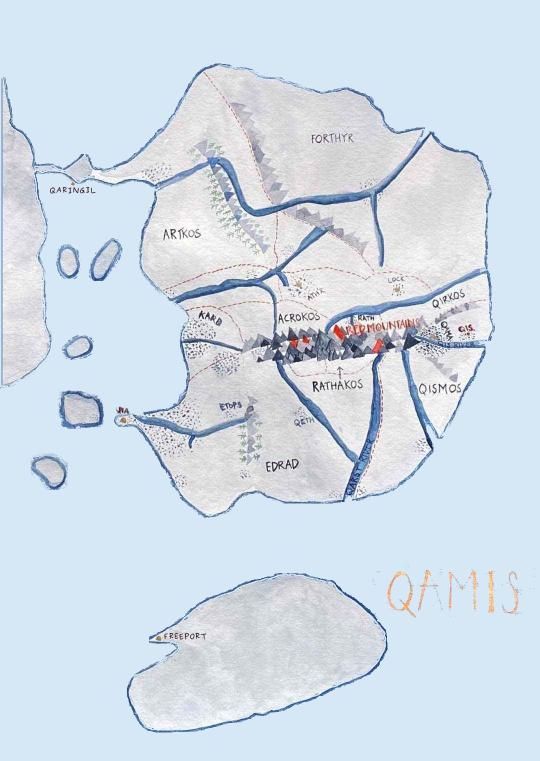
#> input picture docket/map-nice-marked-flat.jpeg, 1080 x 1521 px (shown at 1/2 size)
$ python flatten_sea.py ../map-nice-marked-flat.jpeg ../map-nice-marked.jpeg ../map-nice-marked.jpeg
#> lines starting #> are read from the running program, lines starting #| are printed output that depends on the picture; after the words box and inside, x2 and y2 are one past the last pixel; in counts of white or black regions, pixels touching at a corner belong together
#!/usr/bin/env python3
"""Replace the watercolor sea in the Qamis map with one flat light blue.

  1. Open sea = water-coloured pixels that survive a morphological opening
     wider than any river, connected to known open-water points.  Rivers and
     mountain shading never connect, so they stay as painted.
  2. Regrow up to 8 px into strongly blue pixels to reach the true shoreline
     (inlets, coast strokes) without eating tinted island paper.
  3. Holes in the sea: paper-coloured ones are islands (kept); the rest
     (specks, the compass, scale bar, lettering) become sea.
  4. Dark pixels in the sea next to land are the coastline stroke (kept).
  5. The QAMIS title is carried over as ink onto the flat colour.

    uv run --no-project --with scipy --with numpy --with pillow \
        python flatten_sea.py in.jpeg out.png [debug.png]

The debug image paints sea blue, kept coastline red and islands yellow.
"""
import sys
import numpy as np
from PIL import Image
from scipy import ndimage as ndi

SRC, OUT = sys.argv[1], sys.argv[2]
DEBUG = sys.argv[3] if len(sys.argv) > 3 else None
FLAT = np.array([214.0, 232.0, 246.0])          # the fixed very light blue
TITLE = (745, 1128, 1075, 1240)                 # "QAMIS" lettering (x0, y0, x1, y1)
SEEDS = [(540, 1100), (200, 450), (540, 40), (1050, 700), (300, 1470), (1000, 1450), (40, 1250), (900, 60)]

im = np.asarray(Image.open(SRC).convert('RGB')).astype(float)
H, W, _ = im.shape
#> H = 1521; W = 1080
lum = im.mean(axis=2)
br = im[..., 2] - im[..., 0]
K3 = np.ones((3, 3), bool)
disk = lambda rad: (np.add.outer(np.arange(-rad, rad + 1) ** 2, np.arange(-rad, rad + 1) ** 2) <= rad * rad)

# 1. Open-sea core.  The wash is b−r 41–77; tinted paper (isthmus, island
# interiors) stays below 30.  Radius 11 is wider than any river channel.
water = br > 30
#> water: shape (1521, 1080) bool; 62.5% white; 1073 black regions (864 under 20 px), largest, box (x1, y1, x2, y2) and area: (234, 270, 985, 1030) 345138, (259, 1150, 770, 1460) 101893, (132, 132, 845, 419) 99158
core = ndi.binary_opening(water, structure=disk(11))
#> core: shape (1521, 1080) bool; 54% white; 14 black regions (7 under 20 px), largest, box (x1, y1, x2, y2) and area: (0, 112, 992, 1041) 605245, (240, 1135, 1041, 1473) 144347, (48, 900, 144, 992) 5339
lab, _ = ndi.label(core)
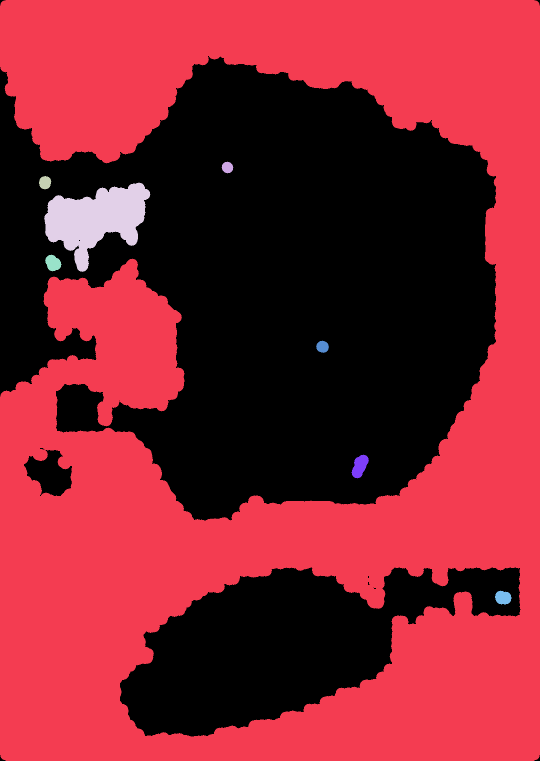
#> lab: shape (1521, 1080) int32 (shown at 1/2 size); 9 distinct labels, from 0 to 8; one colour per label, 0 black
ids = sorted({lab[y, x] for x, y in SEEDS if lab[y, x] > 0})
#> ids = [1, 4]
core = np.isin(lab, ids)
#> core: shape (1521, 1080) bool; 53.8% white; 14 black regions (7 under 20 px), largest, box (x1, y1, x2, y2) and area: (0, 112, 992, 1041) 608444, (240, 1135, 1041, 1473) 145063, (48, 900, 144, 992) 5339

# 1b. Pale wash (b−r ~18–33, overlapping tinted paper in colour) joins the sea
# only through areas at least 11 px across: big pale stretches of sea qualify;
# the thin isthmus strip, river channels and fenced-in island interiors don't.
pale = (br > 18) & (lum >= 150)
#> pale: shape (1521, 1080) bool; 61.6% white; 530 black regions (448 under 20 px), largest, box (x1, y1, x2, y2) and area: (125, 127, 985, 1035) 467466, (260, 1146, 775, 1464) 103187, (3, 157, 108, 771) 37807
dark = lum < 150                                   # strokes fence off thin land
#> dark: shape (1521, 1080) bool; 4.5% white; 1624 white regions (1412 under 20 px), largest, box (x1, y1, x2, y2) and area: (335, 451, 984, 1006) 24957, (125, 263, 965, 534) 8630, (801, 638, 971, 919) 4691
pale_open = ndi.binary_opening((pale | core) & ~dark, structure=disk(5), border_value=1)
#> pale_open: shape (1521, 1080) bool; 58.6% white; 20 black regions (5 under 20 px), largest, box (x1, y1, x2, y2) and area: (5, 127, 990, 1035) 546878, (254, 1146, 775, 1465) 110039, (119, 781, 207, 857) 5479
open_core = core.copy()                            # deep open water only
core = ndi.binary_propagation(core, mask=pale_open | core)
#> core: shape (1521, 1080) bool; 58.6% white; 18 black regions (3 under 20 px), largest, box (x1, y1, x2, y2) and area: (5, 127, 989, 1035) 546768, (254, 1146, 775, 1465) 110294, (119, 781, 202, 857) 5056

# 2. Regrow to the shoreline: up to 8 px, connected, and only through light
# blue pixels.  Dark ink (coast strokes, lettering in rivers) is never taken.
allowed = (br > 30) & (lum >= 135)
#> allowed: shape (1521, 1080) bool; 59.9% white; 1558 black regions (1320 under 20 px), largest, box (x1, y1, x2, y2) and area: (96, 127, 990, 1035) 476627, (254, 1147, 775, 1465) 106207, (3, 157, 124, 773) 39366
sea = core.copy()
for _ in range(8):
    sea |= ndi.binary_dilation(sea, structure=K3) & allowed
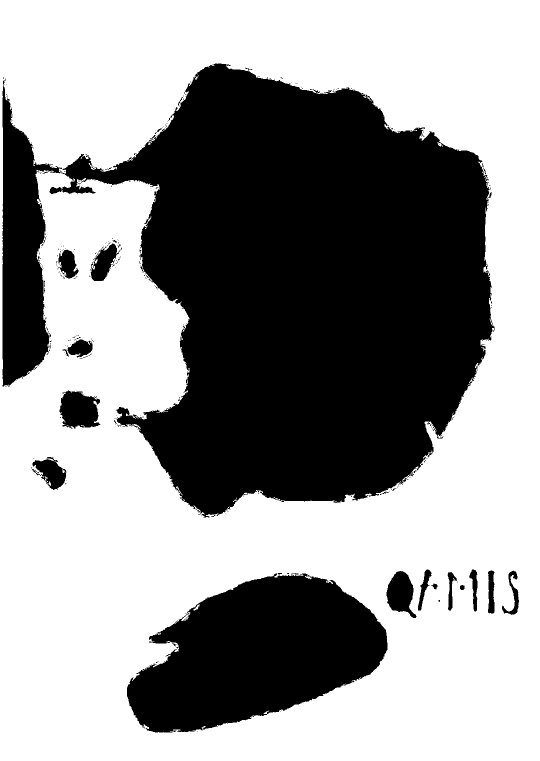
#> sea: shape (1521, 1080) bool (shown at 1/2 size); 59.4% white; 333 black regions (310 under 20 px), largest, box (x1, y1, x2, y2) and area: (99, 127, 989, 1035) 498339, (254, 1146, 775, 1465) 108887, (5, 160, 124, 773) 39179

# 3. Holes in the sea.
holes = ndi.binary_fill_holes(sea) & ~sea
hl, nh = ndi.label(holes)
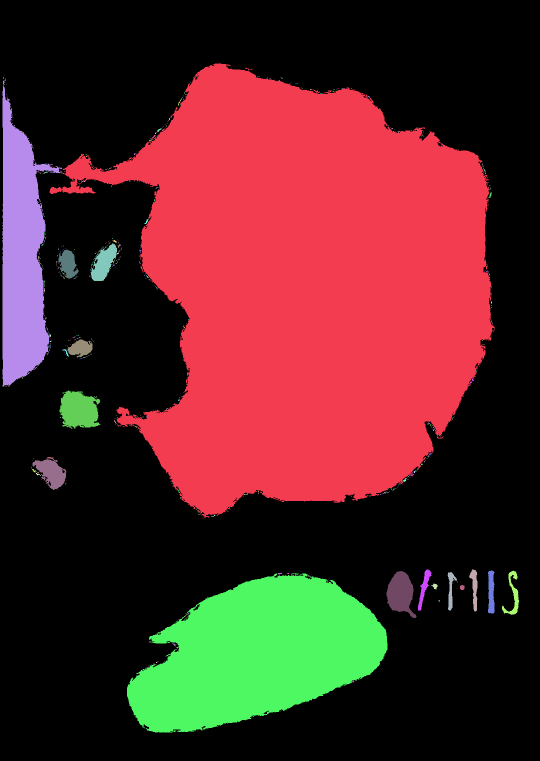
#> hl: shape (1521, 1080) int32 (shown at 1/2 size); 581 distinct labels, from 0 to 580; one colour per label, 0 black
#> nh = 580
islands = np.zeros((H, W), bool)
for i, sl in enumerate(ndi.find_objects(hl), 1):
    comp = hl[sl] == i
    pix = im[sl][comp]
    size = comp.sum()
    paperish = np.median(pix[:, 2] - pix[:, 0]) < 25 and np.median(pix.mean(1)) > 180
    at_edge = sl[0].start < 15 or sl[1].start < 15 or sl[0].stop > H - 15 or sl[1].stop > W - 15
    if size >= 300 and paperish and not (at_edge and size < 5000):
        islands[sl] |= comp          # an island: keep it
    else:
        sea[sl] |= comp              # speck / ink in the sea: flatten
#> this loop made 580 passes
#> (comp, pix, size, paperish, at_edge) on passes 2 to 4: ([True], [[71, 100, 130]], 1, False, False), ([[True, True]], [[96, 118, 139], [88, 110, 133]], 2, False, False), ([True], [[89, 111, 132]], 1, False, False)
#> pass 1, `comp = hl[sl] == i`:
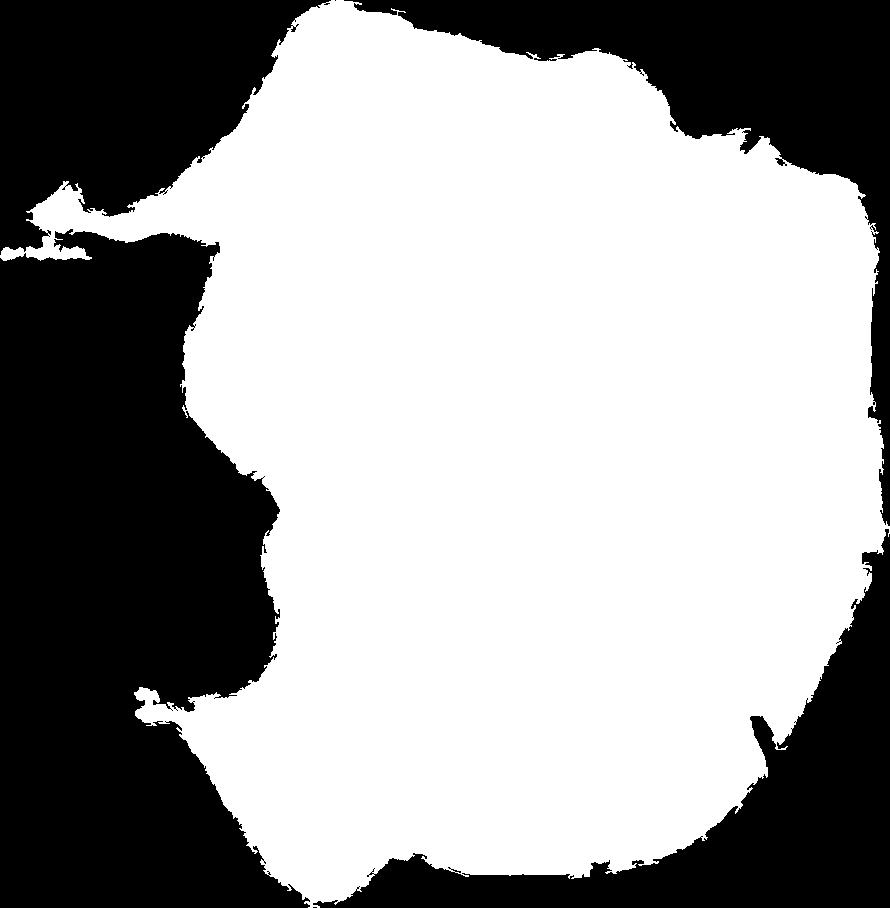
#> comp: shape (908, 890) bool; 61.6% white; 6 black regions (2 under 20 px), largest, box (x1, y1, x2, y2) and area: (0, 229, 310, 908) 152911, (344, 0, 890, 526) 54053, (313, 529, 890, 908) 52295, (0, 0, 331, 255) 50927
#> after the loop:
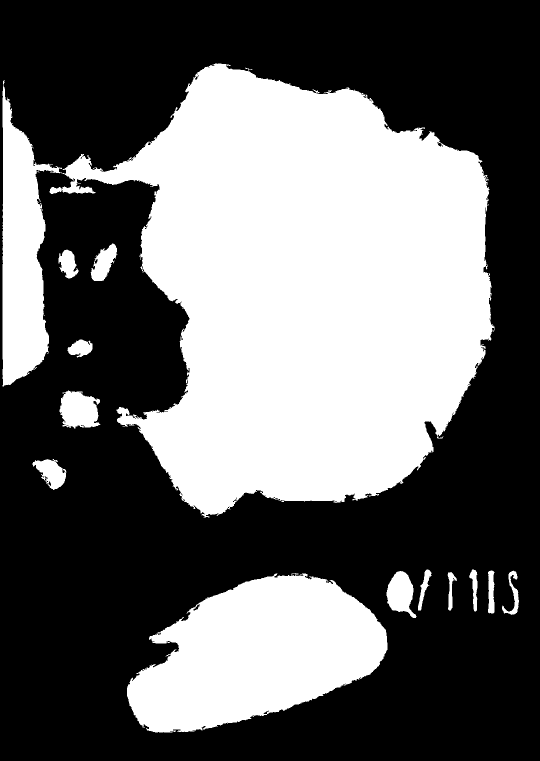
#> islands: shape (1521, 1080) bool (shown at 1/2 size); 40.5% white; 14 white regions, largest, box (x1, y1, x2, y2) and area: (99, 127, 989, 1035) 497929, (254, 1146, 775, 1465) 108817, (5, 160, 124, 773) 39115

# Inside each kept island's painted outline (paper, inner wash halo and the
# outline itself) stays as painted.
# For small islands, the painted outline and its inner wash halo (within
# 6 px) stay as painted.  Big landmasses keep only their coastline stroke.
il, ni = ndi.label(islands)
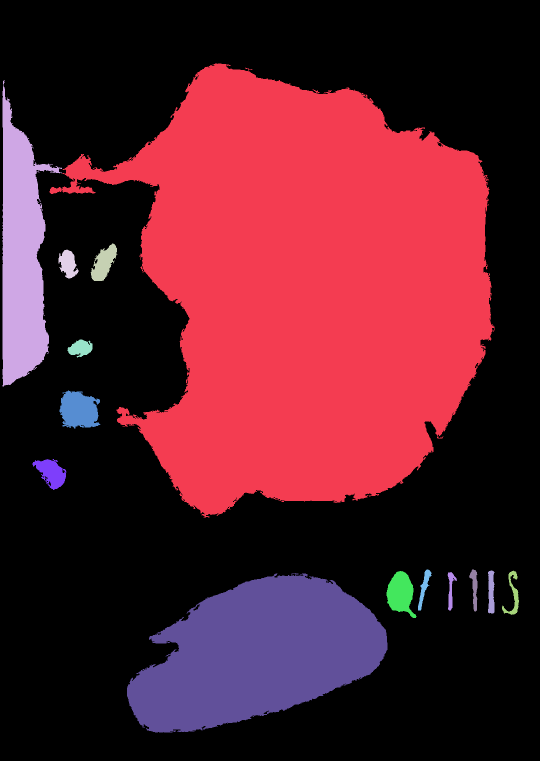
#> il: shape (1521, 1080) int32 (shown at 1/2 size); 15 distinct labels, from 0 to 14; one colour per label, 0 black
#> ni = 14
isz = ndi.sum(islands, il, index=np.arange(1, ni + 1))
#> isz = [497929, 39115, 2227, 1459, 1183, 4676, 2354, 769, 733, 926, 912, 3498, 605, 108817]
small_isl = np.isin(il, np.nonzero(isz < 5000)[0] + 1)
#> small_isl: shape (1521, 1080) bool; 1.2% white; 11 white regions, largest, box (x1, y1, x2, y2) and area: (119, 781, 201, 857) 4676, (773, 1142, 833, 1236) 3498, (64, 918, 133, 980) 2354
ring = ndi.binary_dilation(small_isl, structure=K3, iterations=6) & ~islands
#> ring: shape (1521, 1080) bool; 1.1% white; 10 white regions, largest, box (x1, y1, x2, y2) and area: (767, 1133, 869, 1242) 3568, (113, 775, 207, 863) 2394, (998, 1135, 1044, 1236) 2105
sea &= ~ring

# 4. Coastline stroke: dark sea pixels within 5 px of land.
land = ~sea
near_land = ndi.binary_dilation(land, structure=K3, iterations=5)
#> near_land: shape (1521, 1080) bool; 45.3% white; 10 white regions, largest, box (x1, y1, x2, y2) and area: (0, 122, 994, 1040) 572048, (249, 1141, 780, 1470) 118911, (927, 1128, 1049, 1241) 11746
keep = np.where(sea & near_land, np.clip((172 - lum) / 50, 0, 1), 0.0)

# Close gaps in the outline: a thin fixed-colour stroke along land where no
# painted stroke is nearby.
STROKE = np.array([72.0, 108.0, 168.0])
painted = ndi.binary_dilation((~sea & (lum < 150)) | (sea & (keep > 0.4)), structure=K3, iterations=2)
#> painted: shape (1521, 1080) bool; 11.3% white; 208 white regions, largest, box (x1, y1, x2, y2) and area: (0, 125, 992, 1037) 130592, (252, 1144, 777, 1467) 9767, (296, 1144, 566, 1327) 5310
band = sea & ndi.binary_dilation(land, structure=K3, iterations=2) & ~painted
#> band: shape (1521, 1080) bool; 0.37% white in thin lines or dots, all inside (x1, y1, x2, y2) = (3, 135, 1046, 1353)
base = np.where(band[..., None], 0.8 * STROKE + 0.2 * FLAT, FLAT)

a = keep[..., None]
out = np.where(sea[..., None], a * im + (1 - a) * base, im)

# 5. Title: ink relative to the local wash, re-applied over the flat colour.
x0, y0, x1, y1 = TITLE
box = im[y0:y1, x0:x1]
wash = np.stack([ndi.median_filter(box[..., c], size=45) for c in range(3)], axis=-1)
T = np.clip(box / np.maximum(wash, 1), 0, 1.8)
dev = np.linalg.norm(box - wash, axis=-1)
absorbs_blue = np.clip((0.86 - T[..., 2]) / 0.12, 0, 1)
s_ink = (np.clip((dev - 22) / 28, 0, 1) * absorbs_blue)[..., None]
inked = FLAT * (1 - s_ink) + np.clip(FLAT * T, 0, 255) * s_ink
in_sea = sea[y0:y1, x0:x1] & ~near_land[y0:y1, x0:x1]
#> in_sea: shape (112, 330) bool; 31.1% white; 3 white regions, box (x1, y1, x2, y2) and area: (99, 0, 265, 112) 4634, (214, 0, 330, 112) 3953, (0, 0, 97, 112) 2925
out[y0:y1, x0:x1] = np.where(in_sea[..., None], inked, out[y0:y1, x0:x1])

Image.fromarray(np.clip(out, 0, 255).astype(np.uint8)).save(OUT)
if DEBUG:
    dbg = im * 0.5
    dbg[sea] = [80, 160, 255]
    dbg[sea & (keep > 0.3)] = [255, 60, 60]
    dbg[islands] = [255, 220, 0]
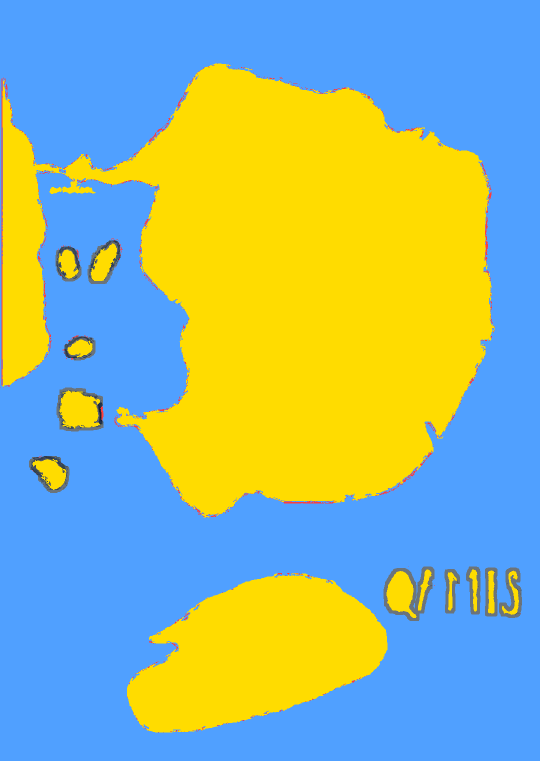
#> dbg: shape (1521, 1080, 3) float64 (shown at 1/2 size); mean R, G, B 151.7, 183.3, 149.4
    Image.fromarray(dbg.astype(np.uint8)).save(DEBUG)
print(f'sea {sea.mean():.1%}; islands kept {ndi.label(islands)[1]}; seeds in core {len(ids)}')
#| sea 58.4%; islands kept 14; seeds in core 2
